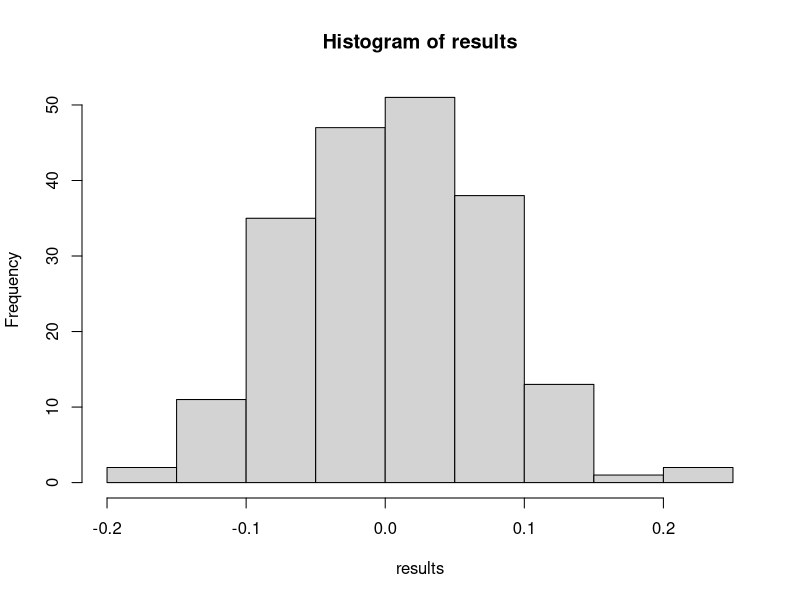
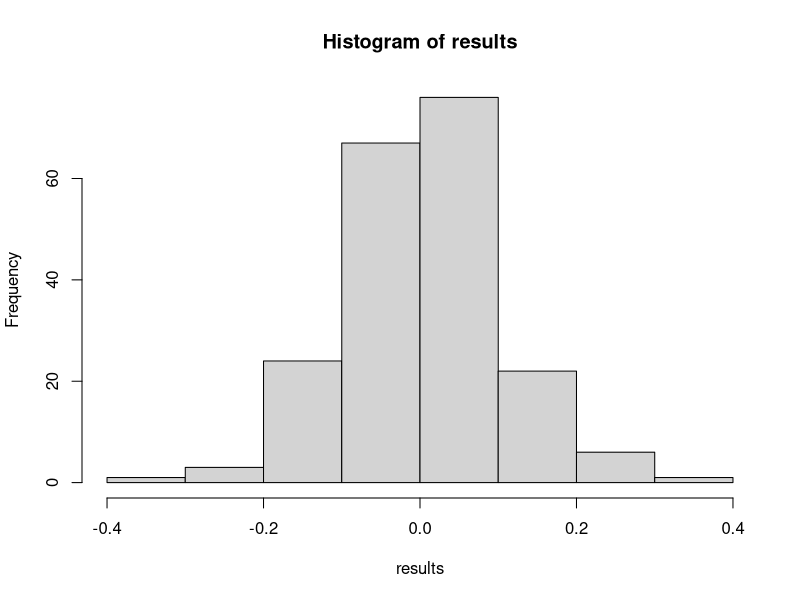
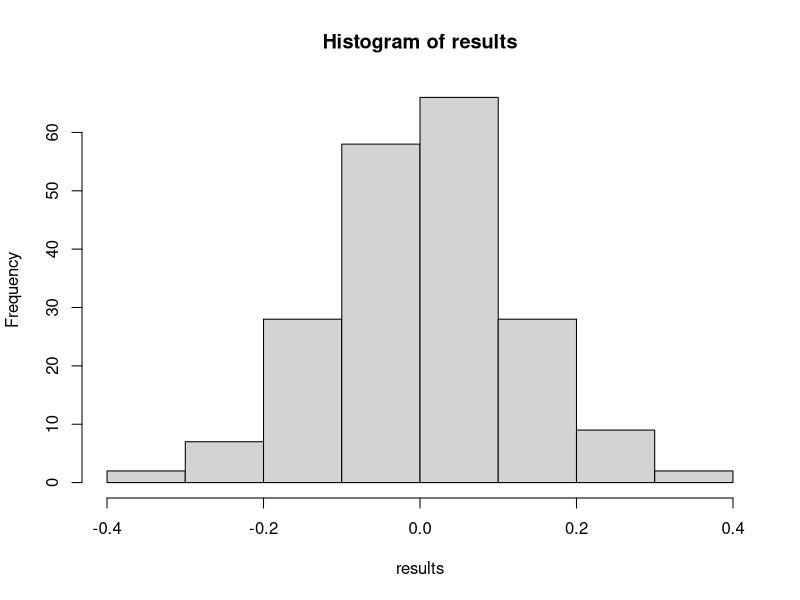
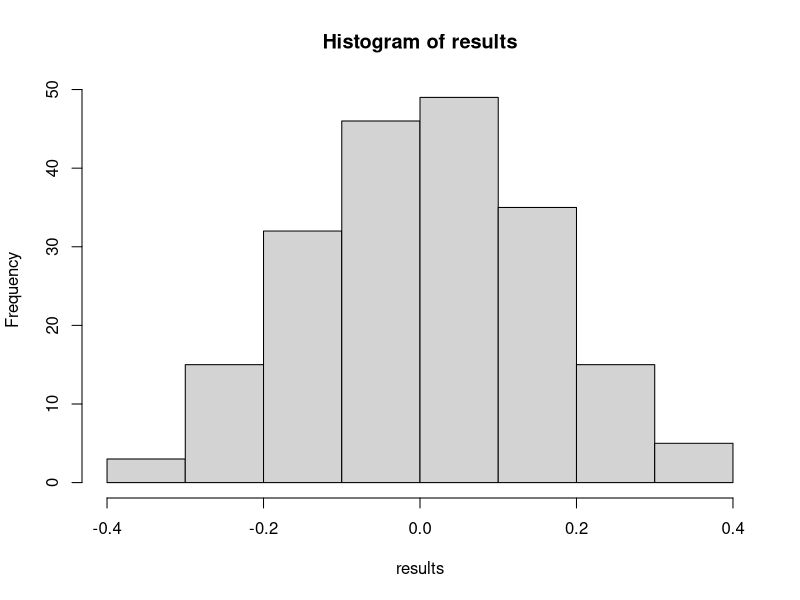
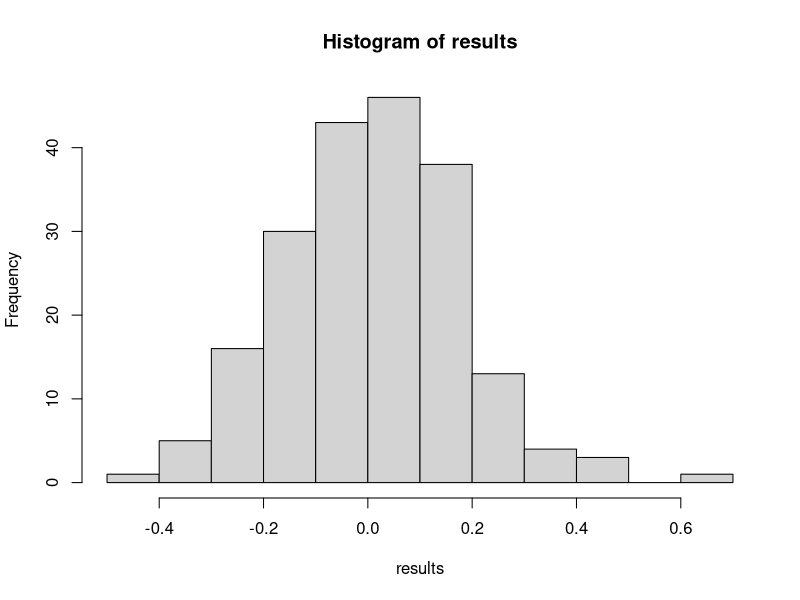
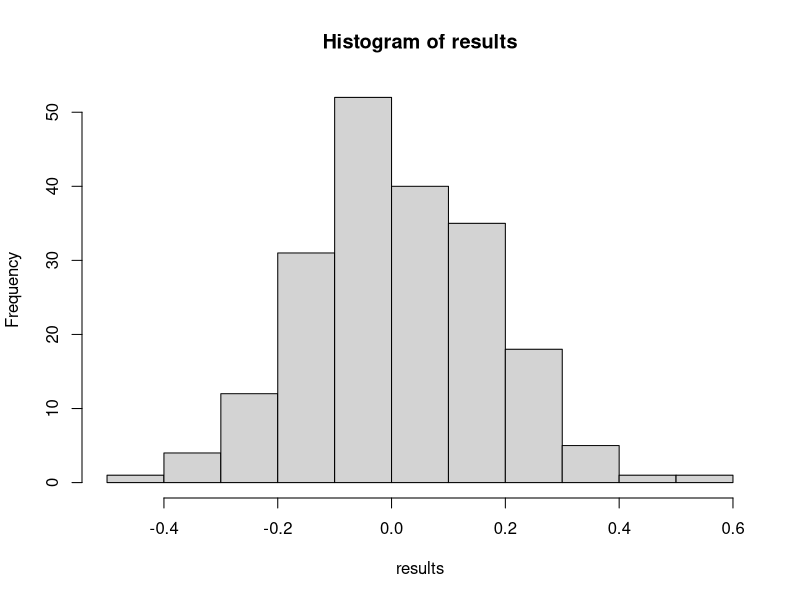
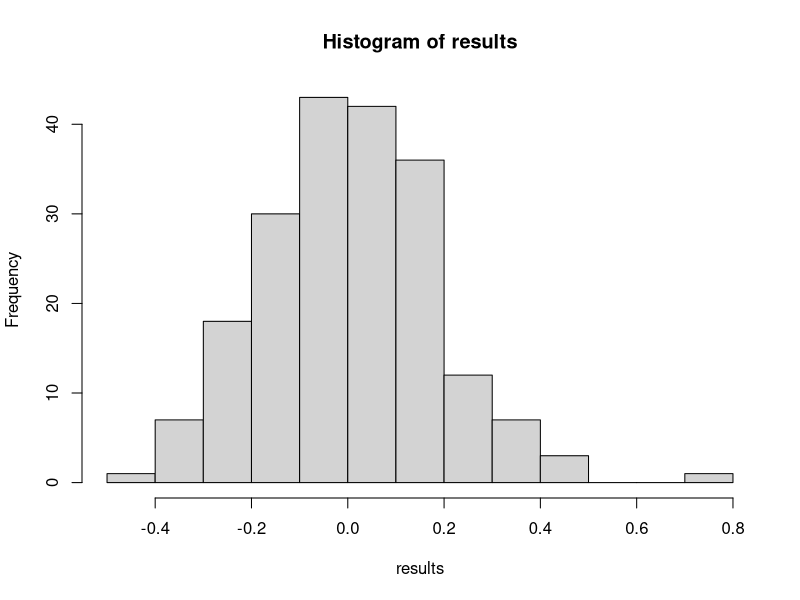
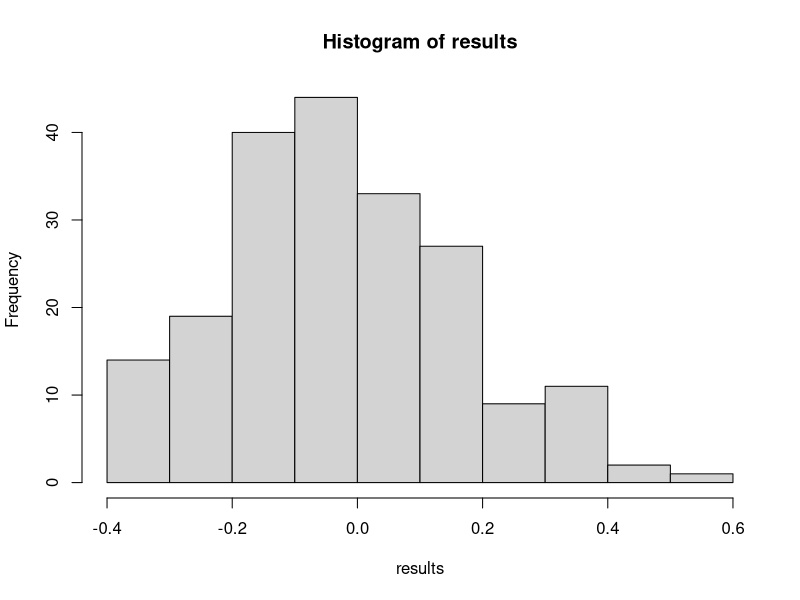

The R source for these figures, in order:
# Plot a movie
par(mfrow = c(1, 1))
for (n in 1:50) {
  results = c()
  mu = 10
  sigma = mu
  for(i in 1:200) {
    X = rexp(200, 1 / mu)
    results[i] = (mean(X) - mu) / (sigma / sqrt(n))
  }
  
  hist(results)
  Sys.sleep(.2)
}